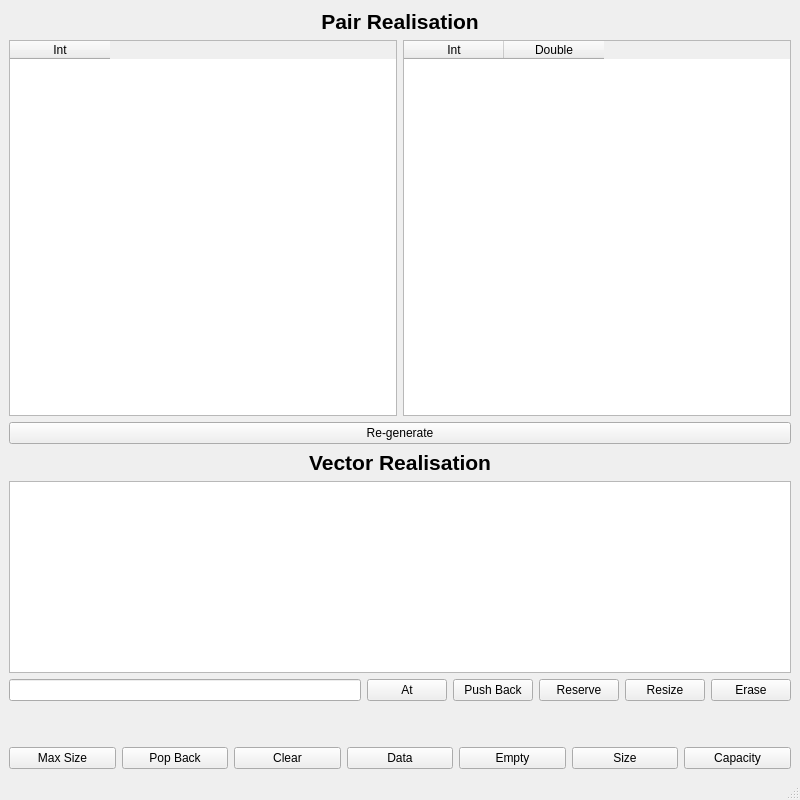
<?xml version="1.0" encoding="UTF-8"?>
<ui version="4.0">
 <class>MainWindow</class>
 <widget class="QMainWindow" name="MainWindow">
  <property name="geometry">
   <rect>
    <x>0</x>
    <y>0</y>
    <width>800</width>
    <height>800</height>
   </rect>
  </property>
  <property name="minimumSize">
   <size>
    <width>800</width>
    <height>800</height>
   </size>
  </property>
  <property name="windowTitle">
   <string>Task 5</string>
  </property>
  <widget class="QWidget" name="centralwidget">
   <layout class="QVBoxLayout" name="verticalLayout_4">
    <item>
     <layout class="QVBoxLayout" name="verticalLayout">
      <item>
       <widget class="QLabel" name="label">
        <property name="font">
         <font>
          <pointsize>16</pointsize>
          <bold>true</bold>
         </font>
        </property>
        <property name="text">
         <string>Pair Realisation</string>
        </property>
        <property name="alignment">
         <set>Qt::AlignCenter</set>
        </property>
       </widget>
      </item>
      <item>
       <layout class="QHBoxLayout" name="horizontalLayout">
        <item>
         <widget class="QTableWidget" name="tableWidget_left">
          <property name="editTriggers">
           <set>QAbstractItemView::NoEditTriggers</set>
          </property>
          <property name="dragDropOverwriteMode">
           <bool>false</bool>
          </property>
          <property name="alternatingRowColors">
           <bool>true</bool>
          </property>
          <column>
           <property name="text">
            <string>Int</string>
           </property>
          </column>
         </widget>
        </item>
        <item>
         <widget class="QTableWidget" name="tableWidget_right">
          <property name="editTriggers">
           <set>QAbstractItemView::NoEditTriggers</set>
          </property>
          <property name="dragDropOverwriteMode">
           <bool>false</bool>
          </property>
          <property name="alternatingRowColors">
           <bool>true</bool>
          </property>
          <column>
           <property name="text">
            <string>Int</string>
           </property>
          </column>
          <column>
           <property name="text">
            <string>Double</string>
           </property>
          </column>
         </widget>
        </item>
       </layout>
      </item>
      <item>
       <widget class="QPushButton" name="pushButton">
        <property name="text">
         <string>Re-generate</string>
        </property>
       </widget>
      </item>
     </layout>
    </item>
    <item>
     <layout class="QVBoxLayout" name="verticalLayout_3">
      <item>
       <widget class="QLabel" name="label_2">
        <property name="font">
         <font>
          <pointsize>16</pointsize>
          <bold>true</bold>
         </font>
        </property>
        <property name="text">
         <string>Vector Realisation</string>
        </property>
        <property name="alignment">
         <set>Qt::AlignCenter</set>
        </property>
       </widget>
      </item>
      <item>
       <widget class="QTextBrowser" name="textBrowser">
        <property name="sizePolicy">
         <sizepolicy hsizetype="Preferred" vsizetype="Preferred">
          <horstretch>0</horstretch>
          <verstretch>0</verstretch>
         </sizepolicy>
        </property>
       </widget>
      </item>
      <item>
       <layout class="QVBoxLayout" name="verticalLayout_2">
        <item>
         <layout class="QHBoxLayout" name="horizontalLayout_4">
          <item>
           <widget class="QLineEdit" name="lineEdit"/>
          </item>
          <item>
           <layout class="QHBoxLayout" name="horizontalLayout_3">
            <item>
             <widget class="QPushButton" name="pushButton_at">
              <property name="text">
               <string>At</string>
              </property>
             </widget>
            </item>
            <item>
             <widget class="QPushButton" name="pushButton_pushBack">
              <property name="text">
               <string>Push Back</string>
              </property>
             </widget>
            </item>
            <item>
             <widget class="QPushButton" name="pushButton_reserve">
              <property name="text">
               <string>Reserve</string>
              </property>
             </widget>
            </item>
            <item>
             <widget class="QPushButton" name="pushButton_resize">
              <property name="text">
               <string>Resize</string>
              </property>
             </widget>
            </item>
            <item>
             <widget class="QPushButton" name="pushButton_erase">
              <property name="text">
               <string>Erase</string>
              </property>
             </widget>
            </item>
           </layout>
          </item>
         </layout>
        </item>
        <item>
         <spacer name="verticalSpacer">
          <property name="orientation">
           <enum>Qt::Vertical</enum>
          </property>
          <property name="sizeType">
           <enum>QSizePolicy::Preferred</enum>
          </property>
          <property name="sizeHint" stdset="0">
           <size>
            <width>20</width>
            <height>40</height>
           </size>
          </property>
         </spacer>
        </item>
        <item>
         <layout class="QHBoxLayout" name="horizontalLayout_2">
          <item>
           <widget class="QPushButton" name="pushButton_maxSize">
            <property name="text">
             <string>Max Size</string>
            </property>
           </widget>
          </item>
          <item>
           <widget class="QPushButton" name="pushButton_popBack">
            <property name="text">
             <string>Pop Back</string>
            </property>
           </widget>
          </item>
          <item>
           <widget class="QPushButton" name="pushButton_clear">
            <property name="text">
             <string>Clear</string>
            </property>
           </widget>
          </item>
          <item>
           <widget class="QPushButton" name="pushButton_data">
            <property name="text">
             <string>Data</string>
            </property>
           </widget>
          </item>
          <item>
           <widget class="QPushButton" name="pushButton_empty">
            <property name="text">
             <string>Empty</string>
            </property>
           </widget>
          </item>
          <item>
           <widget class="QPushButton" name="pushButton_size">
            <property name="text">
             <string>Size</string>
            </property>
           </widget>
          </item>
          <item>
           <widget class="QPushButton" name="pushButton_capacity">
            <property name="text">
             <string>Capacity</string>
            </property>
           </widget>
          </item>
         </layout>
        </item>
       </layout>
      </item>
     </layout>
    </item>
   </layout>
  </widget>
  <widget class="QMenuBar" name="menubar">
   <property name="geometry">
    <rect>
     <x>0</x>
     <y>0</y>
     <width>800</width>
     <height>22</height>
    </rect>
   </property>
  </widget>
  <widget class="QStatusBar" name="statusbar"/>
 </widget>
 <resources/>
 <connections/>
</ui>
